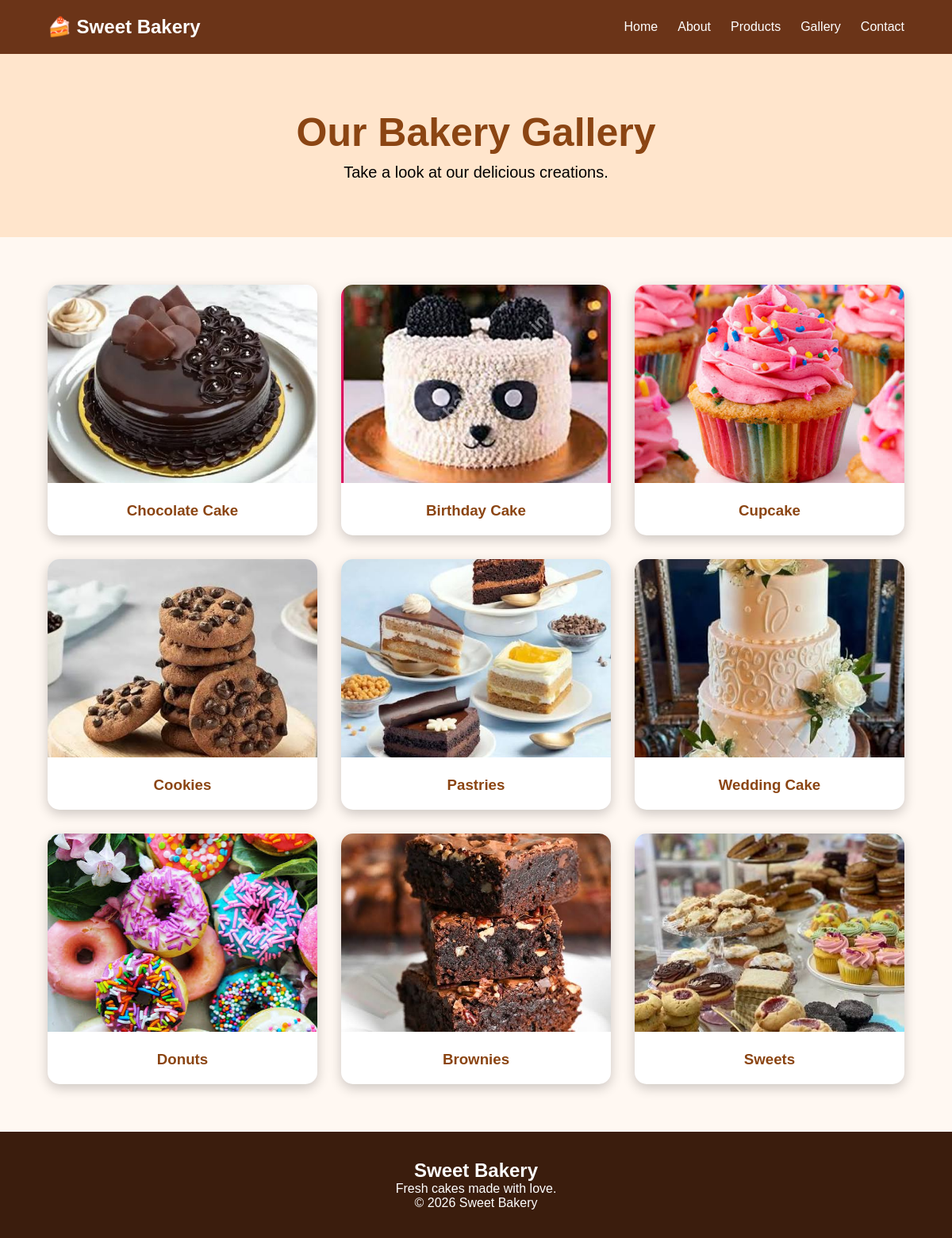
Page /gallery/ on the committed database.
### main/models.py (models this page shows, shortened)
class Gallery(models.Model):
    title = models.CharField(max_length=100)
    image = models.ImageField(upload_to="gallery/")

### main/views.py (the view)
# urls.py: path("gallery/", views.gallery, name="gallery"),
def gallery(request):
    images = Gallery.objects.all()
    return render(request, "gallery.html", {"images": images})

### templates/gallery.html (shortened to what this page needs)
{% load static %}
<!DOCTYPE html>
<html>
<head>
<link rel="stylesheet" href="{% static 'css/gallery.css' %}">
</head>
<body>
<nav>
<h2>🍰 Sweet Bakery</h2>
<ul>
<li><a href="/">Home</a></li>
<li><a href="/about/">About</a></li>
<li><a href="/products/">Products</a></li>
<li><a href="/gallery/">Gallery</a></li>
<li><a href="/contact/">Contact</a></li>
</ul>
</nav>
<section class="banner">
<h1>Our Bakery Gallery</h1>
<p>Take a look at our delicious creations.</p>
</section>
<section class="gallery">
{% for image in images %}
<div class="box">
<img src="{{ image.image.url }}" alt="{{ image.title }}">
<h3>{{ image.title }}</h3>
</div>
{% endfor %}
</section>
<footer>
<h2>Sweet Bakery</h2>
<p>Fresh cakes made with love.</p>
<p>© 2026 Sweet Bakery</p>
</footer>
</body>
</html>

### static/css/gallery.css (style rules this page uses)
* { margin:0; padding:0; box-sizing:border-box; }
body { font-family:Arial,sans-serif; background:#fff8f2; }
nav { background:#6b3418; color:white; display:flex; justify-content:space-between; align-items:center; padding:20px 60px; }
nav ul { display:flex; list-style:none; gap:25px; }
nav a { color:white; text-decoration:none; }
.banner { background:#ffe5cc; padding:70px; text-align:center; }
.banner h1 { font-size:50px; color:#8b4513; }
.banner p { margin-top:10px; font-size:20px; }
.gallery { display:grid; grid-template-columns:repeat(3,1fr); gap:30px; padding:60px; }
.box { background:white; border-radius:15px; overflow:hidden; box-shadow:0 5px 15px rgba(0,0,0,.2); transition:.4s; }
.box img { width:100%; height:250px; object-fit:cover; }
.box h3 { padding:20px; text-align:center; color:#8b4513; }
footer { background:#3b1d0d; color:white; text-align:center; padding:35px; }

### rows in the picture
Gallery: image (picture), title "Chocolate Cake"
Gallery: image (picture), title "Birthday Cake"
Gallery: image (picture), title "Cupcake"
Gallery: image (picture), title "Cookies"
Gallery: image (picture), title "Pastries"
Gallery: image (picture), title "Wedding Cake"
Gallery: image (picture), title "Donuts"
Gallery: image (picture), title "Brownies"
Gallery: image (picture), title "Sweets"
